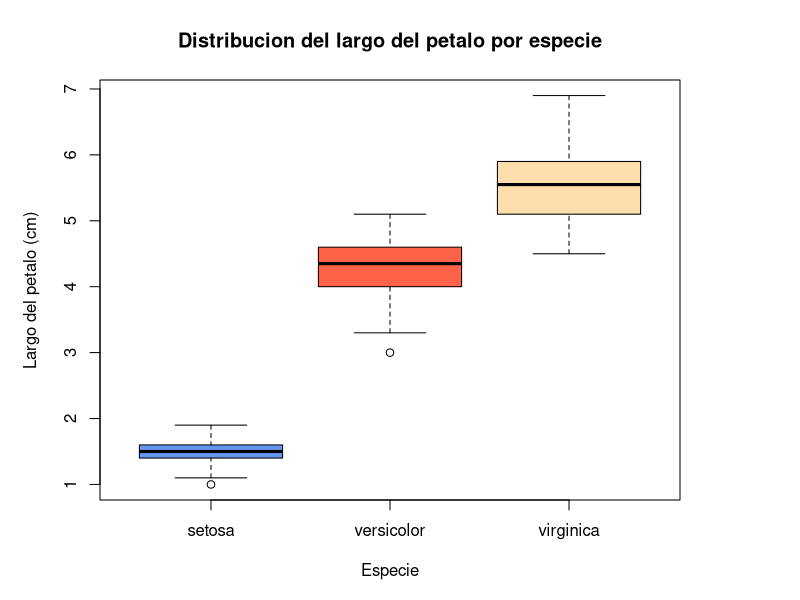
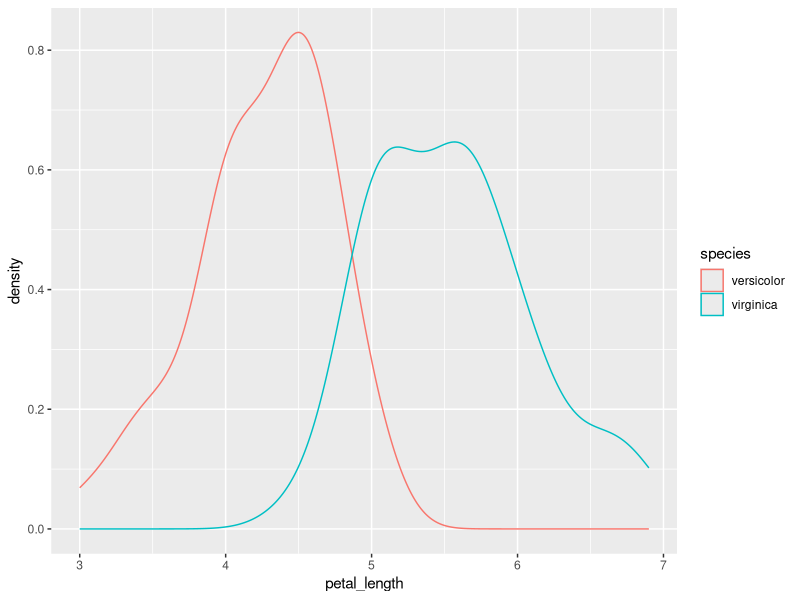
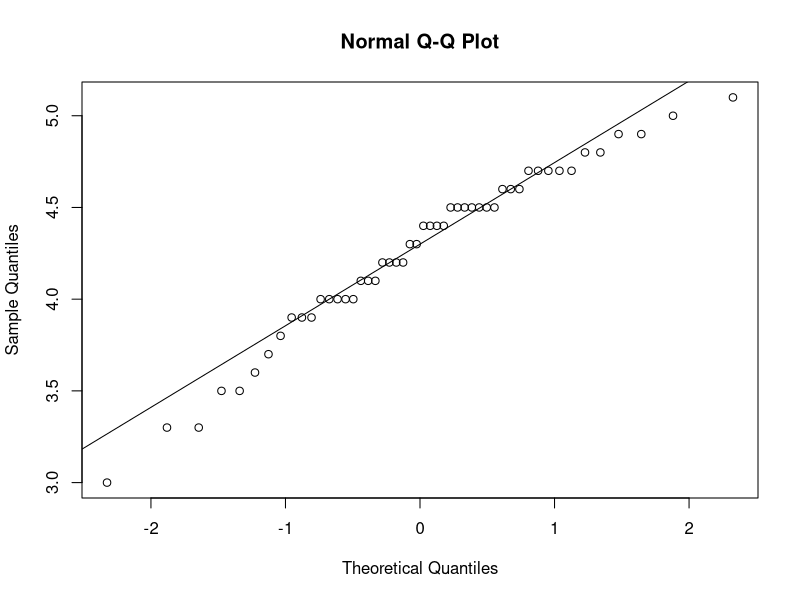
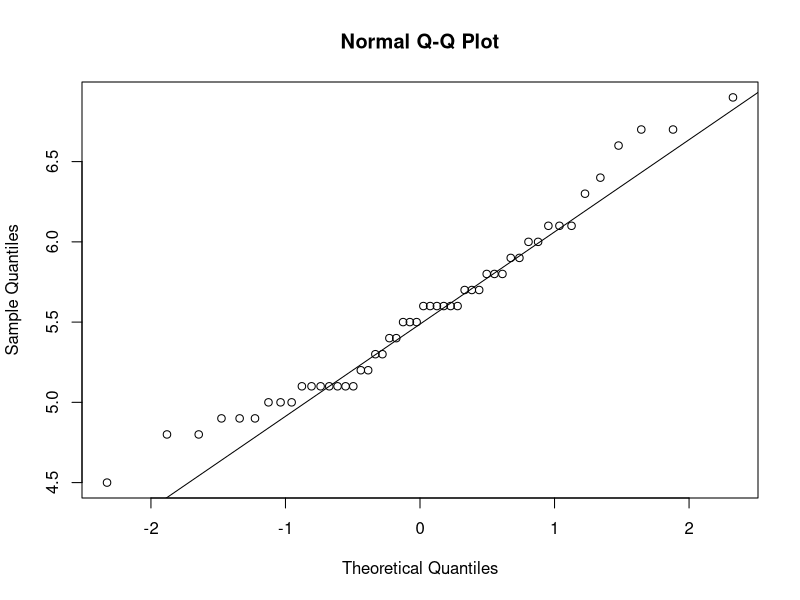
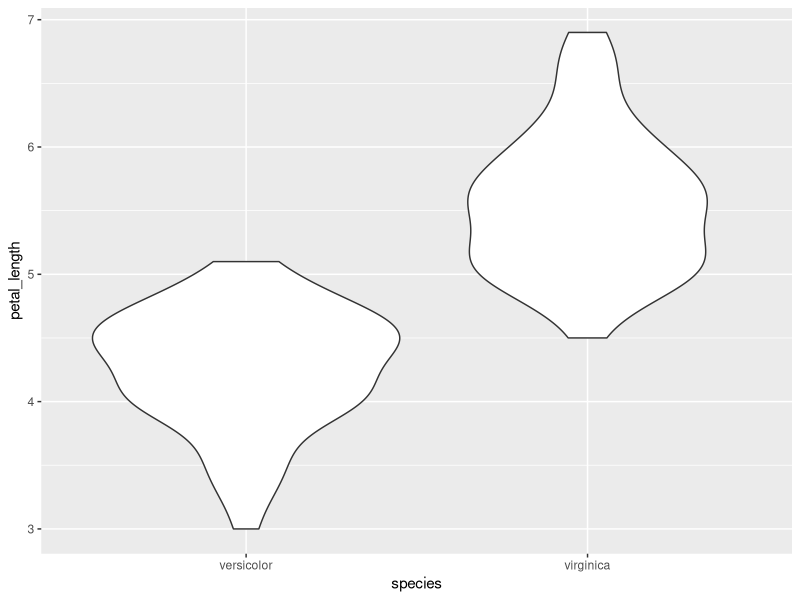

These charts were generated, in order, by the following R code:
# 31/08/2025
#JEGR
# Base de datos Iris

library("ggplot2")
library("dplyr")

# Base de datos
data("iris")
View(iris)

# Renombrar base de datos, para hacerlo mas facil de seguir
iris_df <- rename(iris,
                  petal_length = Petal.Length,
                  petal_width = Petal.Width,
                  sepal_length = Sepal.Length,
                  sepal_width = Sepal.Width,
                  species = Species)

# Datos estadisticos descriptivos simples
summary(iris_df)
head(iris_df)

# Grafico boxplot simple
color <- c("cornflowerblue", "tomato", "navajowhite")

windows(width = 4.5, height = 4) # Hacer la ventana mas ancha que alta

opar <- par(no.readonly = T)  #Guardar los parametros graficos actuales

par(mar = c(5, 5, 4, 6)) # Cambiar margenes de la grafica

boxplot(iris_df$petal_length ~ iris_df$species,
        col = color,
        main = "Distribucion del largo del petalo por especie",
        xlab = "Especie",
        ylab = "Largo del petalo (cm)")
legend("right",
       legend = c("setosa", "versicolor", "virginica"),
       inset = c(-0.57, 0),
       fill = color,
       col = color,
       xpd = T)
on.exit(par(opar))


# Estadistica descriptiva -------------------------------------------------

data_sub <- subset(iris_df, species %in% c("versicolor", "virginica"))
iris_sp <- data.frame(species = data_sub$species,
                      petal_length = data_sub$petal_length) # Dataframe con solo
                      # species (en orden, versicolor y virginica) y petal_length
View(iris_sp)
head(iris_sp)
summary(iris_sp)

# Media, desv.est y varianza

tapply(iris_sp$petal_length, iris_sp$species, mean)
tapply(iris_sp$petal_length, iris_sp$species, sd)
tapply(iris_sp$petal_length, iris_sp$species, var)

# Grafica de densidad
ggplot(iris_sp, aes(x = petal_length, color = species,))+
         geom_density()

df_versicolor <- subset(iris_sp, species  == "versicolor")
df_virginica <- subset(iris_sp, species != "versicolor")

# Hipotesis ---------------------------------------------------------------

# ¿Existe una diferencia significante entre el largo del petalo de ambas especies?
# H0 = no hay diferencia
# H1 = si hay diferencia


# Grafico de normalidad para ambas especies
qqnorm(df_versicolor$petal_length); qqline(df_versicolor$petal_length)
qqnorm(df_virginica$petal_length); qqline(df_virginica$petal_length)
# Ambos tienen datos normales

# Prueba de normalidad
shapiro.test(df_versicolor$petal_length)
shapiro.test(df_virginica$petal_length)
# Mayor a 0.05 (p-value = 0.1585), por lo que existe normalidad en variables

# Homogeneidad de varianzas
var.test(df_versicolor$petal_length, df_virginica$petal_length)
# p-value = 0.2637, varianzas relativamente similares, se puede utilizar prueba de t

# Prueba de t
t.test(df_versicolor$petal_length, df_virginica$petal_length,
       alternative = "two.sided",
       var.equal = T)
# p-value < 2.2e-16, menor a 0.05, por lo que se rechaza H0, hay una gran diferencia
# en tamaño de petalos

# Prueba de cohen´s d
cohens_efecto <- function(x,y) {
  n1 <- length(x); n2 <- length(y)
  s1 <- sd(x); s2 <- sd(y)
  sp <- sqrt(((n1-1) * s1^2 + (n2 - 1) * s2^2) / (n1 + n2 -2))
  (mean(x) - mean(y)) / sp
}

d_cal <- (cohens_efecto(df_versicolor$petal_length, df_virginica$petal_length))
d_cal

# Grafico de violin
ggplot(iris_sp, aes(x = species, y = petal_length))+
  geom_violin()
